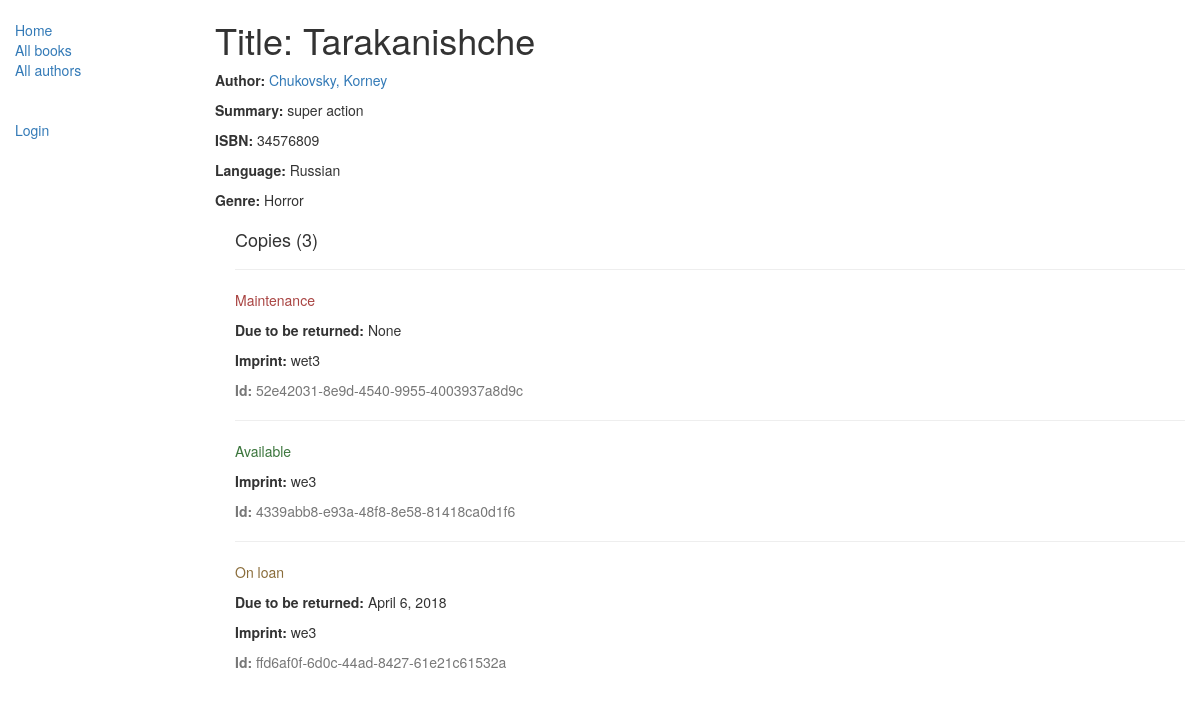
/catalog/book/1, run on the app's committed database.
### catalog/models.py (models this page shows, shortened)
class Book(models.Model):
    title = models.CharField(max_length=200)
    author = models.ForeignKey('Author', on_delete=models.SET_NULL, null=True)
    summary = models.TextField(max_length=1000,
                               help_text='Enter a brief description of the book'
                               )
    isbn = models.CharField('ISBN', max_length=13,
                            help_text='13 Character <a href="https://www.isbn'
                                      '-international.org/content/what-isbn"'
                                      '>ISBN number</a>'
                            )
    genre = models.ManyToManyField(Genre,
                                   help_text='Select a genre for this book')
    language = models.ForeignKey('Language',
                                 on_delete=models.SET_NULL,
                                 null=True
                                 )
    def display_genre(self):
        """
        Creates a string for the Genre.
        This is required to display genre in Admin.
        """
        return ', '.join([ genre.name for genre in self.genre.all()[:3] ])
    display_genre.short_description = 'Genre'

class Author(models.Model):
    first_name = models.CharField(max_length=100)
    last_name = models.CharField(max_length=100)
    date_of_birth = models.DateField(null=True, blank=True)
    date_of_death = models.DateField('died', null=True, blank=True)
    class Meta:
        ordering = ["last_name", "first_name"]
    def __str__(self):
        return f'{self.last_name}, {self.first_name}'

class Language(models.Model):
    name = models.CharField(max_length=200,
                            help_text="Enter a the book's natural language",
                            default='English'
                            )
    def __str__(self):
        return self.name

class Genre(models.Model):
    name = models.CharField(max_length=200,
                            help_text="Enter a book genre"
                                      " (e.g. Science Fiction,"
                                      " French Poetry etc.)"
                            )
    def __str__(self):
        return self.name

class BookInstance(models.Model):
    id = models.UUIDField(primary_key=True, default=uuid.uuid4,
                          help_text="Unique ID for this particular book"
                                    " across whole library"
                          )
    book = models.ForeignKey('Book', on_delete=models.SET_NULL, null=True)
    imprint = models.CharField(max_length=200)
    due_back = models.DateField(null=True, blank=True)
    borrower = models.ForeignKey(User, on_delete=models.SET_NULL, null=True,
                                 blank=True)
    LOAN_STATUS = (
        ('m', 'Maintenance'),
        ('o', 'On loan'),
        ('a', 'Available'),
        ('r', 'Reserved'),
    )
    status = models.CharField(max_length=1, choices=LOAN_STATUS, blank=True,
                              default='m', help_text='Book availability')
    class Meta:
        ordering = ["due_back"]
        permissions = (('can_mark_returned', 'Set book as returned'), )

### catalog/views.py (the view)
# urls.py: path('book/<int:pk>', views.BookDetailView.as_view(), name='book-detail'),
class BookDetailView(generic.DetailView):
    model = Book

### catalog/templates/catalog/book_detail.html (shortened to what this page needs)
{% extends "base_generic.html" %}
{% block content %}
  <h1>Title: {{ book.title }}</h1>
  <p><strong>Author:</strong> <a href="{% url 'author-detail' book.author.pk %}">{{ book.author }}</a></p>
  <p><strong>Summary:</strong> {{ book.summary }}</p>
  <p><strong>ISBN:</strong> {{ book.isbn }}</p>
  <p><strong>Language:</strong> {{ book.language }}</p>
  <p><strong>Genre:</strong>{% for genre in book.genre.all %}
                              {{ genre }}
                            {% endfor %}</p>
  <div style="margin-left:20px;margin-top:20px">
    <h4>Copies  ({{ book.bookinstance_set.all.count }})</h4>
    {% for copy in book.bookinstance_set.all %}
      <hr>
      <p class="{% if copy.status == 'a' %} text-success
                {% elif copy.status == 'm' %} text-danger
                {% else %} text-warning
                {% endif %}">{{ copy.get_status_display }}</p>
      {% if copy.status != 'a' %}
        <p><strong>Due to be returned:</strong> {{copy.due_back}}</p>
      {% endif %}
      <p><strong>Imprint:</strong> {{copy.imprint}}</p>
      <p class="text-muted"><strong>Id:</strong> {{copy.id}}</p>
    {% endfor %}
  </div>
{% endblock %}

### data on the page
Book: title "Tarakanishche", author "Chukovsky, Korney", summary "super action", isbn "34576809", language "Russian", bookinstance_set.all.count "3"
Genre: name "Horror"
BookInstance: status "Maintenance", due_back "None", imprint "wet3", id "52e42031-8e9d-4540-9955-4003937a8d9c"
BookInstance: status "Available", imprint "we3", id "4339abb8-e93a-48f8-8e58-81418ca0d1f6"
BookInstance: status "On loan", due_back "April 6, 2018", imprint "we3", id "ffd6af0f-6d0c-44ad-8427-61e21c61532a"
